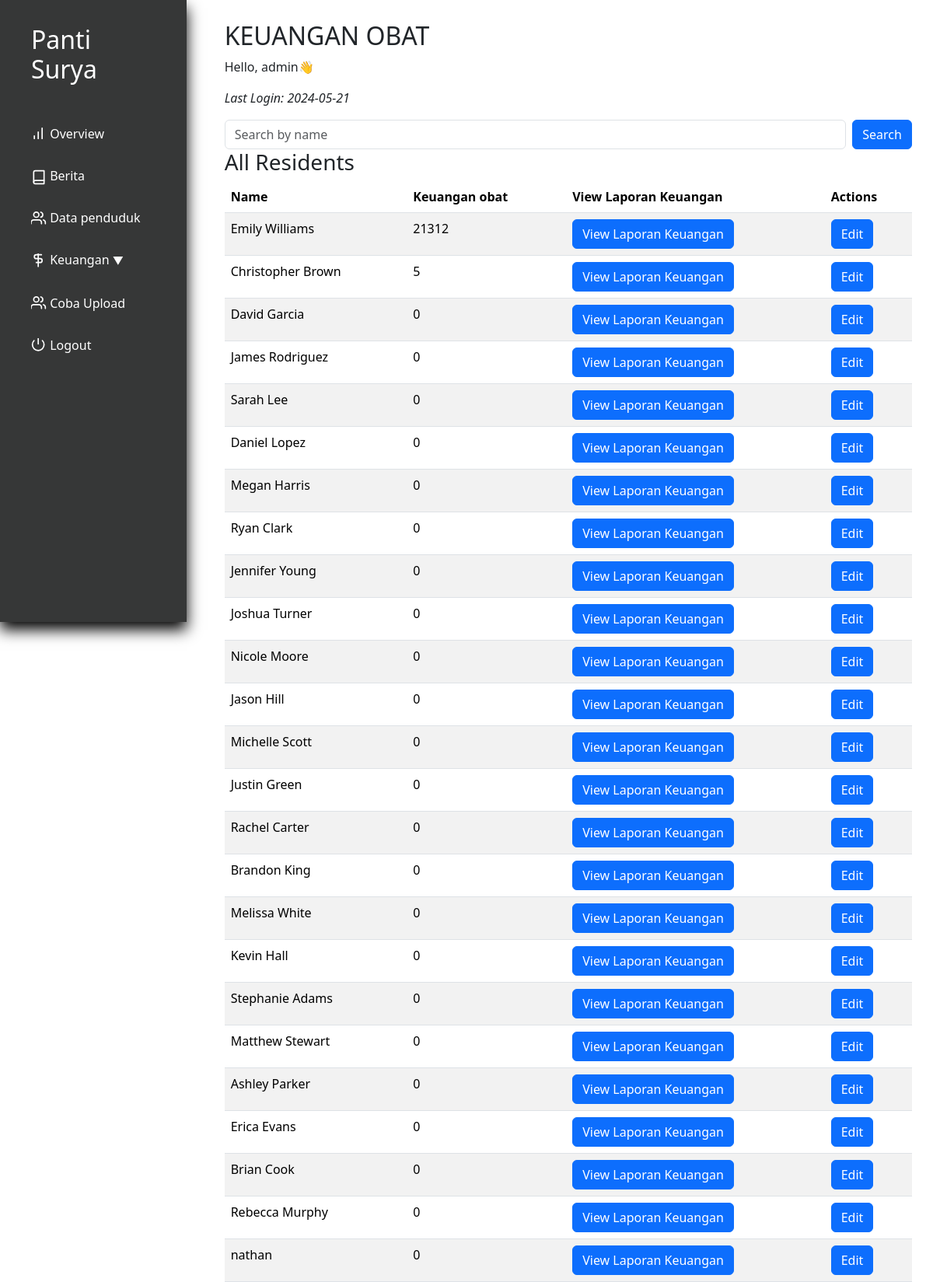
/keuangan_obat.php (signed in), run on the app's committed database.
### tables this page shows
CREATE TABLE `penduduk` (
  `id` int(11) NOT NULL,
  `nama` varchar(250) NOT NULL,
  `alamat` varchar(100) NOT NULL,
  `pengobatan_terakhir` date DEFAULT NULL,
  `email` varchar(200) DEFAULT NULL,
  `notelp` varchar(15) NOT NULL,
  `keuangan_pondokkan` int(11) NOT NULL,
  `keuangan_tabungan` int(11) NOT NULL,
  `keuangan_obat` int(11) NOT NULL,
  `keuangan_total` int(11) NOT NULL,
  `profile_picture` varchar(100) NOT NULL,
  `KTP` longblob NOT NULL,
  `KK` longblob NOT NULL,
  `BPJS` longblob NOT NULL
);

### utils.php (called while the page is built, shortened)
<?php
class myDB
{
    private $host = "localhost";
    private $username = "root";
    private $password = "";
    private $database = "pantisurya";
    private $db;
    function __construct()
    {
        if ($this->db == null) {
            try {
                $this->db = new PDO("mysql:host=$this->host;dbname=$this->database", $this->username, $this->password);
                $this->db->setAttribute(PDO::ATTR_ERRMODE, PDO::ERRMODE_EXCEPTION);
            } catch (PDOException $e) {
                echo "Connection failed: " . $e->getMessage();
            }
        }
    }
    public function prepare($query)
    {
        return $this->db->prepare($query);
    }
}

### keuangan_obat.php (the view, shortened to what this page needs)
<?php
require "utils.php";
$db = new myDB();
$stmt_all_residents = $db->prepare("SELECT * FROM penduduk");
$stmt_all_residents->execute();
$residents = $stmt_all_residents->fetchAll(PDO::FETCH_ASSOC);
?>
<!DOCTYPE html>
<html lang="en">
<head>
    <link href="https://cdn.jsdelivr.net/npm/bootstrap@5.3.3/dist/css/bootstrap.min.css" rel="stylesheet">
    <link rel="stylesheet" href="layout/indexstyle.css">
</head>
<body>
    <div class="app">
        <div class="dashboard">
            <?php include 'nav.php'?>
            <div class="main">
                <h2>KEUANGAN OBAT</h2>
                <p>Hello, <?php echo isset($_SESSION["username"]) ? $_SESSION["username"] : 'N/A'; ?>👋</p>
                <p style="font-style: italic;">Last Login: <?php echo isset($_SESSION["last_access"]) ? $_SESSION["last_access"] : 'N/A'; ?></p>
                <div class="search-bar">
                    <form method="POST" class="d-flex">
                        <input type="text" name="search" placeholder="Search by name" class="form-control me-2">
                        <button type="submit" class="btn btn-primary">Search</button>
                    </form>
                </div>
                <div class="residents-table">
                    <h3>All Residents</h3>
                    <table class="table table-striped">
                        <thead>
                            <tr>
                                <th>Name</th>
                                <th>Keuangan obat</th>
                                <th>View Laporan Keuangan</th>
                                <th>Actions</th>
                            </tr>
                        </thead>
                        <tbody>
                            <?php foreach($residents as $resident): ?>
                            <tr>
                                <td><?php echo $resident['nama']; ?></td>
                                <td><?php echo $resident['keuangan_obat']; ?></td>
                                <td><button onclick="window.location.href='laporankeuangan.php?id=<?php echo $resident['id']; ?>'" class="btn btn-primary">View Laporan Keuangan</button></td>
                                <td><a href="edit_balance_obat.php?id=<?php echo $resident['id']; ?>" class="btn btn-primary">Edit</a></td>
                            </tr>
                            <?php endforeach; ?>
                        </tbody>
                    </table>
                </div>
            </div>
        </div>
    </div>
</body>
</html>

### layout/indexstyle.css (style rules this page uses)
* { box-sizing: border-box; margin: 0; padding: 0; }
.dashboard { display: flex; min-height: 100vh; flex-direction: row; gap: 1.7rem; }
.main { width: 80%; height: 100vh; padding: 1.7rem; }

### data on the page
penduduk: nama "Emily Williams", keuangan_obat "21312"
penduduk: nama "Christopher Brown", keuangan_obat "5"
penduduk: nama "David Garcia", keuangan_obat "0"
penduduk: nama "James Rodriguez", keuangan_obat "0"
penduduk: nama "Sarah Lee", keuangan_obat "0"
penduduk: nama "Daniel Lopez", keuangan_obat "0"
penduduk: nama "Megan Harris", keuangan_obat "0"
penduduk: nama "Ryan Clark", keuangan_obat "0"
penduduk: nama "Jennifer Young", keuangan_obat "0"
penduduk: nama "Joshua Turner", keuangan_obat "0"
penduduk: nama "Nicole Moore", keuangan_obat "0"
penduduk: nama "Jason Hill", keuangan_obat "0"
penduduk: nama "Michelle Scott", keuangan_obat "0"
penduduk: nama "Justin Green", keuangan_obat "0"
penduduk: nama "Rachel Carter", keuangan_obat "0"
penduduk: nama "Brandon King", keuangan_obat "0"
penduduk: nama "Melissa White", keuangan_obat "0"
penduduk: nama "Kevin Hall", keuangan_obat "0"
penduduk: nama "Stephanie Adams", keuangan_obat "0"
penduduk: nama "Matthew Stewart", keuangan_obat "0"
penduduk: nama "Ashley Parker", keuangan_obat "0"
penduduk: nama "Erica Evans", keuangan_obat "0"
penduduk: nama "Brian Cook", keuangan_obat "0"
penduduk: nama "Rebecca Murphy", keuangan_obat "0"
penduduk: nama "nathan", keuangan_obat "0"

### other printed values
$_SESSION["username"] "admin"
$_SESSION["last_access"] "2024-05-21"
